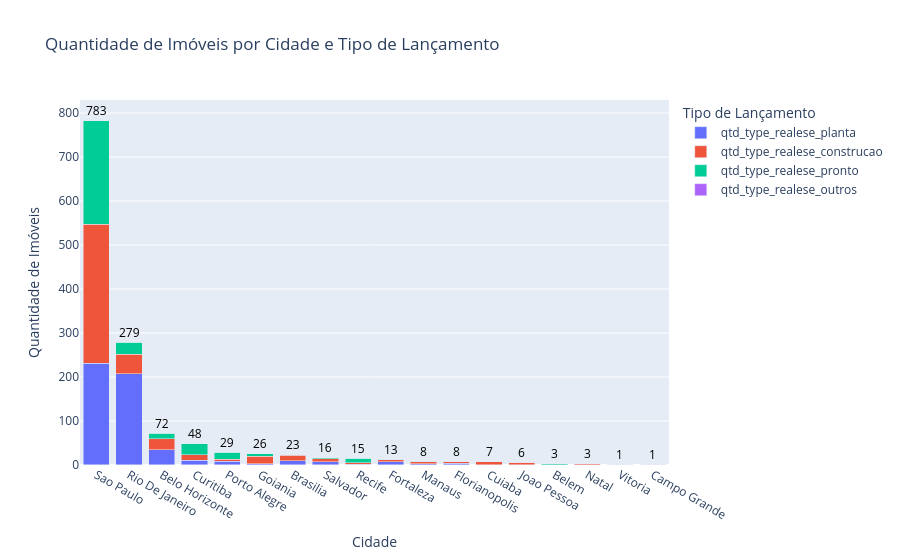

Notebook cell for this chart:
### Markdown cell above
## 3.2 Número de Imóveis por Cidade e Tipo de Lançamento

### Code cell
# Transformação para formato longo
df_melted = pd.melt(
    df,
    id_vars=['city_name', 'qtd_imoveis'],
    value_vars=[
        'qtd_type_realese_planta',
        'qtd_type_realese_construcao',
        'qtd_type_realese_pronto',
        'qtd_type_realese_outros'
    ],
    var_name='Tipo de Lançamento',
    value_name='Quantidade'
)

# Cria o gráfico de barras empilhadas SEM o texto repetido
fig = px.bar(
    df_melted,
    x='city_name',
    y='Quantidade',
    color='Tipo de Lançamento',
    title='Quantidade de Imóveis por Cidade e Tipo de Lançamento',
    labels={'city_name': 'Cidade', 'Quantidade': 'Quantidade de Imóveis'},
    hover_data={'city_name': True, 'Quantidade': True, 'Tipo de Lançamento': True},
)

# Layout com barras empilhadas
fig.update_layout(
    barmode='stack',
    hovermode='x unified',
    xaxis={'categoryorder': 'total descending'}
)

# Valor do Total
for city, total in zip(df['city_name'], df['qtd_imoveis']):
    fig.add_annotation(
        x=city,
        y=total,
        text=str(total),
        showarrow=False,
        yshift=10,  # Ajusta a posição vertical
        font=dict(size=12, color='black')
    )

# Tooltip
fig.update_traces(
    hovertemplate=
                  "<b>Tipo:</b> %{fullData.name}<br>" +
                  "<b>Quantidade:</b> %{y}<br>",
    customdata=df_melted[['qtd_imoveis']]
)

fig.show()

### Figure 1 — Plotly figure (JSON) as saved in the notebook; plotly's stock layout.template omitted (floating-point values rounded to 4 significant figures)
{"data": [{"customdata": [[8], [16], [13], [23], [1], [26], [72], [1], [7], [3], [6], [15], [48], [279], [3], [29], [8], [783], [8], [16], [13], [23], [1], [26], [72], [1], [7], [3], [6], [15], [48], [279], [3], [29], [8], [783], [8], [16], [13], [23], [1], [26], [72], [1], [7], [3], [6], [15], [48], [279], [3], [29], [8], [783], [8], [16], [13], [23], [1], [26], [72], [1], [7], [3], [6], [15], [48], [279], [3], [29], [8], [783]], "hovertemplate": "<b>Tipo:</b> %{fullData.name}<br><b>Quantidade:</b> %{y}<br>", "legendgroup": "qtd_type_realese_planta", "marker": {"color": "#636efa", "pattern": {"shape": ""}}, "name": "qtd_type_realese_planta", "orientation": "v", "showlegend": true, "textposition": "auto", "type": "bar", "x": ["Manaus", "Salvador", "Fortaleza", "Brasilia", "Vitoria", "Goiania", "Belo Horizonte", "Campo Grande", "Cuiaba", "Belem", "Joao Pessoa", "Recife", "Curitiba", "Rio De Janeiro", "Natal", "Porto Alegre", "Florianopolis", "Sao Paulo"], "xaxis": "x", "y": [3, 7, 7, 10, 0, 3, 35, 0, 1, 0, 0, 2, 11, 207, 1, 8, 4, 231], "yaxis": "y"}, {"customdata": [[8], [16], [13], [23], [1], [26], [72], [1], [7], [3], [6], [15], [48], [279], [3], [29], [8], [783], [8], [16], [13], [23], [1], [26], [72], [1], [7], [3], [6], [15], [48], [279], [3], [29], [8], [783], [8], [16], [13], [23], [1], [26], [72], [1], [7], [3], [6], [15], [48], [279], [3], [29], [8], [783], [8], [16], [13], [23], [1], [26], [72], [1], [7], [3], [6], [15], [48], [279], [3], [29], [8], [783]], "hovertemplate": "<b>Tipo:</b> %{fullData.name}<br><b>Quantidade:</b> %{y}<br>", "legendgroup": "qtd_type_realese_construcao", "marker": {"color": "#EF553B", "pattern": {"shape": ""}}, "name": "qtd_type_realese_construcao", "orientation": "v", "showlegend": true, "textposition": "auto", "type": "bar", "x": ["Manaus", "Salvador", "Fortaleza", "Brasilia", "Vitoria", "Goiania", "Belo Horizonte", "Campo Grande", "Cuiaba", "Belem", "Joao Pessoa", "Recife", "Curitiba", "Rio De Janeiro", "Natal", "Porto Alegre", "Florianopolis", "Sao Paulo"], "xaxis": "x", "y": [4, 7, 5, 12, 1, 17, 24, 0, 6, 1, 6, 3, 12, 45, 2, 5, 4, 316], "yaxis": "y"}, {"customdata": [[8], [16], [13], [23], [1], [26], [72], [1], [7], [3], [6], [15], [48], [279], [3], [29], [8], [783], [8], [16], [13], [23], [1], [26], [72], [1], [7], [3], [6], [15], [48], [279], [3], [29], [8], [783], [8], [16], [13], [23], [1], [26], [72], [1], [7], [3], [6], [15], [48], [279], [3], [29], [8], [783], [8], [16], [13], [23], [1], [26], [72], [1], [7], [3], [6], [15], [48], [279], [3], [29], [8], [783]], "hovertemplate": "<b>Tipo:</b> %{fullData.name}<br><b>Quantidade:</b> %{y}<br>", "legendgroup": "qtd_type_realese_pronto", "marker": {"color": "#00cc96", "pattern": {"shape": ""}}, "name": "qtd_type_realese_pronto", "orientation": "v", "showlegend": true, "textposition": "auto", "type": "bar", "x": ["Manaus", "Salvador", "Fortaleza", "Brasilia", "Vitoria", "Goiania", "Belo Horizonte", "Campo Grande", "Cuiaba", "Belem", "Joao Pessoa", "Recife", "Curitiba", "Rio De Janeiro", "Natal", "Porto Alegre", "Florianopolis", "Sao Paulo"], "xaxis": "x", "y": [1, 2, 1, 1, 0, 6, 13, 1, 0, 2, 0, 10, 25, 27, 0, 16, 0, 236], "yaxis": "y"}, {"customdata": [[8], [16], [13], [23], [1], [26], [72], [1], [7], [3], [6], [15], [48], [279], [3], [29], [8], [783], [8], [16], [13], [23], [1], [26], [72], [1], [7], [3], [6], [15], [48], [279], [3], [29], [8], [783], [8], [16], [13], [23], [1], [26], [72], [1], [7], [3], [6], [15], [48], [279], [3], [29], [8], [783], [8], [16], [13], [23], [1], [26], [72], [1], [7], [3], [6], [15], [48], [279], [3], [29], [8], [783]], "hovertemplate": "<b>Tipo:</b> %{fullData.name}<br><b>Quantidade:</b> %{y}<br>", "legendgroup": "qtd_type_realese_outros", "marker": {"color": "#ab63fa", "pattern": {"shape": ""}}, "name": "qtd_type_realese_outros", "orientation": "v", "showlegend": true, "textposition": "auto", "type": "bar", "x": ["Manaus", "Salvador", "Fortaleza", "Brasilia", "Vitoria", "Goiania", "Belo Horizonte", "Campo Grande", "Cuiaba", "Belem", "Joao Pessoa", "Recife", "Curitiba", "Rio De Janeiro", "Natal", "Porto Alegre", "Florianopolis", "Sao Paulo"], "xaxis": "x", "y": [0, 0, 0, 0, 0, 0, 0, 0, 0, 0, 0, 0, 0, 0, 0, 0, 0, 0], "yaxis": "y"}], "layout": {"annotations": [{"font": {"color": "black", "size": 12}, "showarrow": false, "text": "8", "x": "Manaus", "y": 8, "yshift": 10}, {"font": {"color": "black", "size": 12}, "showarrow": false, "text": "16", "x": "Salvador", "y": 16, "yshift": 10}, {"font": {"color": "black", "size": 12}, "showarrow": false, "text": "13", "x": "Fortaleza", "y": 13, "yshift": 10}, {"font": {"color": "black", "size": 12}, "showarrow": false, "text": "23", "x": "Brasilia", "y": 23, "yshift": 10}, {"font": {"color": "black", "size": 12}, "showarrow": false, "text": "1", "x": "Vitoria", "y": 1, "yshift": 10}, {"font": {"color": "black", "size": 12}, "showarrow": false, "text": "26", "x": "Goiania", "y": 26, "yshift": 10}, {"font": {"color": "black", "size": 12}, "showarrow": false, "text": "72", "x": "Belo Horizonte", "y": 72, "yshift": 10}, {"font": {"color": "black", "size": 12}, "showarrow": false, "text": "1", "x": "Campo Grande", "y": 1, "yshift": 10}, {"font": {"color": "black", "size": 12}, "showarrow": false, "text": "7", "x": "Cuiaba", "y": 7, "yshift": 10}, {"font": {"color": "black", "size": 12}, "showarrow": false, "text": "3", "x": "Belem", "y": 3, "yshift": 10}, {"font": {"color": "black", "size": 12}, "showarrow": false, "text": "6", "x": "Joao Pessoa", "y": 6, "yshift": 10}, {"font": {"color": "black", "size": 12}, "showarrow": false, "text": "15", "x": "Recife", "y": 15, "yshift": 10}, {"font": {"color": "black", "size": 12}, "showarrow": false, "text": "48", "x": "Curitiba", "y": 48, "yshift": 10}, {"font": {"color": "black", "size": 12}, "showarrow": false, "text": "279", "x": "Rio De Janeiro", "y": 279, "yshift": 10}, {"font": {"color": "black", "size": 12}, "showarrow": false, "text": "3", "x": "Natal", "y": 3, "yshift": 10}, {"font": {"color": "black", "size": 12}, "showarrow": false, "text": "29", "x": "Porto Alegre", "y": 29, "yshift": 10}, {"font": {"color": "black", "size": 12}, "showarrow": false, "text": "8", "x": "Florianopolis", "y": 8, "yshift": 10}, {"font": {"color": "black", "size": 12}, "showarrow": false, "text": "783", "x": "Sao Paulo", "y": 783, "yshift": 10}], "barmode": "stack", "hovermode": "x unified", "legend": {"title": {"text": "Tipo de Lançamento"}, "tracegroupgap": 0}, "title": {"text": "Quantidade de Imóveis por Cidade e Tipo de Lançamento"}, "xaxis": {"anchor": "y", "categoryorder": "total descending", "domain": [0, 1], "title": {"text": "Cidade"}}, "yaxis": {"anchor": "x", "domain": [0, 1], "title": {"text": "Quantidade de Imóveis"}}}}
